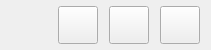
           <widget class="QFrame" name="topFrame">
            <property name="sizePolicy">
             <sizepolicy hsizetype="Preferred" vsizetype="Fixed">
              <horstretch>0</horstretch>
              <verstretch>0</verstretch>
             </sizepolicy>
            </property>
            <property name="minimumSize">
             <size>
              <width>0</width>
              <height>50</height>
             </size>
            </property>
            <property name="maximumSize">
             <size>
              <width>16777215</width>
              <height>50</height>
             </size>
            </property>
            <property name="styleSheet">
             <string notr="true">LtopFrameStyle</string>
            </property>
            <property name="frameShape">
             <enum>QFrame::Shape::NoFrame</enum>
            </property>
            <layout class="QHBoxLayout" name="horizontalLayout_14">
             <property name="spacing">
              <number>11</number>
             </property>
             <property name="leftMargin">
              <number>0</number>
             </property>
             <property name="topMargin">
              <number>6</number>
             </property>
             <property name="bottomMargin">
              <number>6</number>
             </property>
             <item>
              <spacer name="horizontalSpacer">
               <property name="orientation">
                <enum>Qt::Orientation::Horizontal</enum>
               </property>
               <property name="sizeHint" stdset="0">
                <size>
                 <width>40</width>
                 <height>20</height>
                </size>
               </property>
              </spacer>
             </item>
             <item>
              <widget class="QLabel" name="logined_username_lbl">
               <property name="text">
                <string/>
               </property>
              </widget>
             </item>
             <item>
              <widget class="QPushButton" name="help_btn">
               <property name="sizePolicy">
                <sizepolicy hsizetype="Minimum" vsizetype="Minimum">
                 <horstretch>0</horstretch>
                 <verstretch>0</verstretch>
                </sizepolicy>
               </property>
               <property name="cursor">
                <cursorShape>PointingHandCursor</cursorShape>
               </property>
               <property name="text">
                <string/>
               </property>
               <property name="icon">
                <iconset>
                 <normaloff>../../../.designer/backup/assets/icons/help_icon.png</normaloff>../../../.designer/backup/assets/icons/help_icon.png</iconset>
               </property>
               <property name="iconSize">
                <size>
                 <width>22</width>
                 <height>22</height>
                </size>
               </property>
              </widget>
             </item>
             <item>
              <widget class="QPushButton" name="minimize_btn">
               <property name="sizePolicy">
                <sizepolicy hsizetype="Minimum" vsizetype="Minimum">
                 <horstretch>0</horstretch>
                 <verstretch>0</verstretch>
                </sizepolicy>
               </property>
               <property name="cursor">
                <cursorShape>PointingHandCursor</cursorShape>
               </property>
               <property name="text">
                <string/>
               </property>
               <property name="icon">
                <iconset resource="Assets/assets.qrc">
                 <normaloff>:/asstets/icons/minus_icon.png</normaloff>:/asstets/icons/minus_icon.png</iconset>
               </property>
               <property name="iconSize">
                <size>
                 <width>20</width>
                 <height>20</height>
                </size>
               </property>
              </widget>
             </item>
             <item>
              <widget class="QPushButton" name="close_btn">
               <property name="sizePolicy">
                <sizepolicy hsizetype="Minimum" vsizetype="Minimum">
                 <horstretch>0</horstretch>
                 <verstretch>0</verstretch>
                </sizepolicy>
               </property>
               <property name="cursor">
                <cursorShape>PointingHandCursor</cursorShape>
               </property>
               <property name="text">
                <string/>
               </property>
               <property name="icon">
                <iconset resource="Assets/assets.qrc">
                 <normaloff>:/asstets/icons/close_icon.png</normaloff>:/asstets/icons/close_icon.png</iconset>
               </property>
               <property name="iconSize">
                <size>
                 <width>18</width>
                 <height>18</height>
                </size>
               </property>
              </widget>
             </item>
            </layout>
           </widget>
